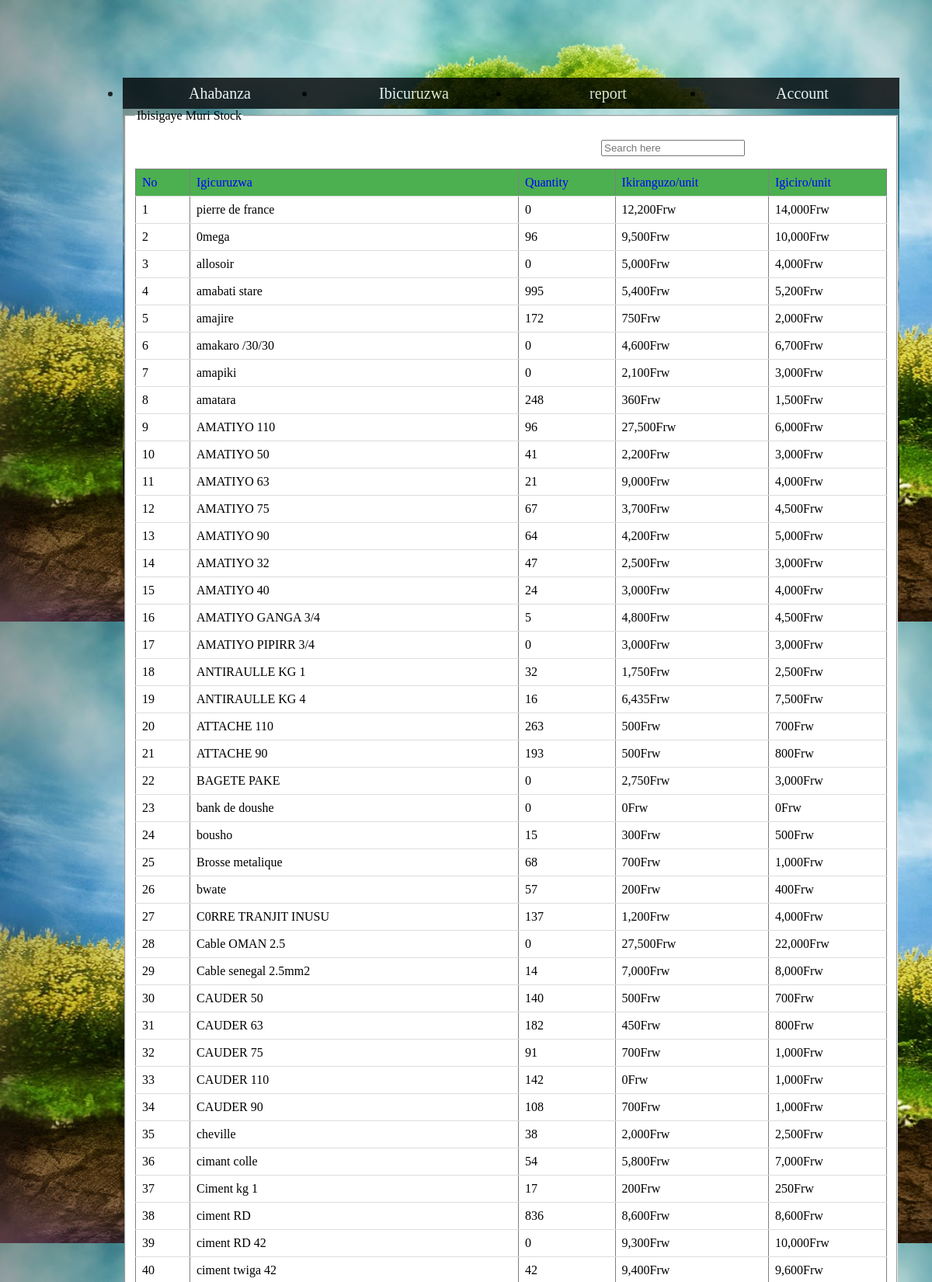
Page /cashier/index.php?view_report (signed in, upper part) on the committed database.
### tables this page shows
CREATE TABLE IF NOT EXISTS `new_stock` (
  `id` int(10) NOT NULL AUTO_INCREMENT,
  `prod_name` varchar(255) NOT NULL,
  `selling_price` double NOT NULL,
  `original_price` double NOT NULL,
  `quantiy` double NOT NULL,
  `min_qty` int(10) NOT NULL,
  PRIMARY KEY (`id`)
);

### cashier/sell_stock.php (the view, shortened to what this page needs)
<html>
<head>
</head>
<body >
<fieldset style="background-color:white;">
<legend>Ibisigaye  Muri Stock</legend>
<p style="margin-left:600px;">
<input type="text" Placeholder="Search here"onkeyup="autoFetchStock(this.value)"/> &nbsp &nbsp
</p>
<div id="result">
<table border="1">
<tr style=" font-family:COMIC SANS MS;color:blue;background-color:#4CAF50;">
<td>No</td>
<td>Igicuruzwa</td><td>Quantity</td><td>Ikiranguzo/unit</td><td>Igiciro/unit</td></tr>
<?php
include"include/connnect.php";
$sel="select * from new_stock  order by prod_name";
$run_sel=mysqli_query($con,$sel);
	$count=1;
 while($row_prod=mysqli_fetch_array($run_sel)){
	$name=$row_prod['prod_name'];
	$quantity=$row_prod['quantiy'];
	$price=$row_prod['selling_price'];
	$org_price=$row_prod['original_price'];
	?>
	<tr id="data"><td><?php echo $count; $count++;  ?></td>
<td><?php echo $name;  ?></td><td><?php echo number_format($quantity);  ?></td><td><?php echo number_format($org_price).'Frw'; ?></td><td><?php echo number_format($price).'Frw';  ?></td>
</tr>
<?php
 }
?>
</table>
</div>
</fieldset>
</body>
<html>

### cashier/style.css (style rules this page uses)
body { background-image:url(images/green.jpg); background-size:cover; }

### cashier/sell_stock.php (style rules this page uses)
table { border-collapse: collapse; width: 100%; }
th, td { padding: 8px; text-align: left; border-bottom: 1px solid #ddd; }

### rows in the picture
new_stock: prod_name "pierre de france", quantiy "0", original_price "12,200", selling_price "14,000"
new_stock: prod_name "0mega", quantiy "96", original_price "9,500", selling_price "10,000"
new_stock: prod_name "allosoir", quantiy "0", original_price "5,000", selling_price "4,000"
new_stock: prod_name "amabati stare", quantiy "995", original_price "5,400", selling_price "5,200"
new_stock: prod_name "amajire", quantiy "172", original_price "750", selling_price "2,000"
new_stock: prod_name "amakaro /30/30", quantiy "0", original_price "4,600", selling_price "6,700"
new_stock: prod_name "amapiki", quantiy "0", original_price "2,100", selling_price "3,000"
new_stock: prod_name "amatara", quantiy "248", original_price "360", selling_price "1,500"
new_stock: prod_name "AMATIYO 110", quantiy "96", original_price "27,500", selling_price "6,000"
new_stock: prod_name "AMATIYO 50", quantiy "41", original_price "2,200", selling_price "3,000"
new_stock: prod_name "AMATIYO 63", quantiy "21", original_price "9,000", selling_price "4,000"
new_stock: prod_name "AMATIYO 75", quantiy "67", original_price "3,700", selling_price "4,500"
new_stock: prod_name "AMATIYO 90", quantiy "64", original_price "4,200", selling_price "5,000"
new_stock: prod_name "AMATIYO 32", quantiy "47", original_price "2,500", selling_price "3,000"
new_stock: prod_name "AMATIYO 40", quantiy "24", original_price "3,000", selling_price "4,000"
new_stock: prod_name "AMATIYO GANGA 3/4", quantiy "5", original_price "4,800", selling_price "4,500"
new_stock: prod_name "AMATIYO PIPIRR 3/4", quantiy "0", original_price "3,000", selling_price "3,000"
new_stock: prod_name "ANTIRAULLE KG 1", quantiy "32", original_price "1,750", selling_price "2,500"
new_stock: prod_name "ANTIRAULLE KG 4", quantiy "16", original_price "6,435", selling_price "7,500"
new_stock: prod_name "ATTACHE 110", quantiy "263", original_price "500", selling_price "700"
new_stock: prod_name "ATTACHE 90", quantiy "193", original_price "500", selling_price "800"
new_stock: prod_name "BAGETE PAKE", quantiy "0", original_price "2,750", selling_price "3,000"
new_stock: prod_name "bank de doushe", quantiy "0", original_price "0", selling_price "0"
new_stock: prod_name "bousho", quantiy "15", original_price "300", selling_price "500"
new_stock: prod_name "Brosse metalique", quantiy "68", original_price "700", selling_price "1,000"
new_stock: prod_name "bwate", quantiy "57", original_price "200", selling_price "400"
new_stock: prod_name "C0RRE TRANJIT INUSU", quantiy "137", original_price "1,200", selling_price "4,000"
new_stock: prod_name "Cable OMAN 2.5", quantiy "0", original_price "27,500", selling_price "22,000"
new_stock: prod_name "Cable senegal 2.5mm2", quantiy "14", original_price "7,000", selling_price "8,000"
new_stock: prod_name "CAUDER 50", quantiy "140", original_price "500", selling_price "700"
new_stock: prod_name "CAUDER 63", quantiy "182", original_price "450", selling_price "800"
new_stock: prod_name "CAUDER 75", quantiy "91", original_price "700", selling_price "1,000"
new_stock: prod_name "CAUDER 110", quantiy "142", original_price "0", selling_price "1,000"
new_stock: prod_name "CAUDER 90", quantiy "108", original_price "700", selling_price "1,000"
new_stock: prod_name "cheville", quantiy "38", original_price "2,000", selling_price "2,500"
new_stock: prod_name "cimant colle", quantiy "54", original_price "5,800", selling_price "7,000"
new_stock: prod_name "Ciment kg 1", quantiy "17", original_price "200", selling_price "250"
new_stock: prod_name "ciment RD", quantiy "836", original_price "8,600", selling_price "8,600"
new_stock: prod_name "ciment RD 42", quantiy "0", original_price "9,300", selling_price "10,000"
new_stock: prod_name "ciment twiga 42", quantiy "42", original_price "9,400", selling_price "9,600"
